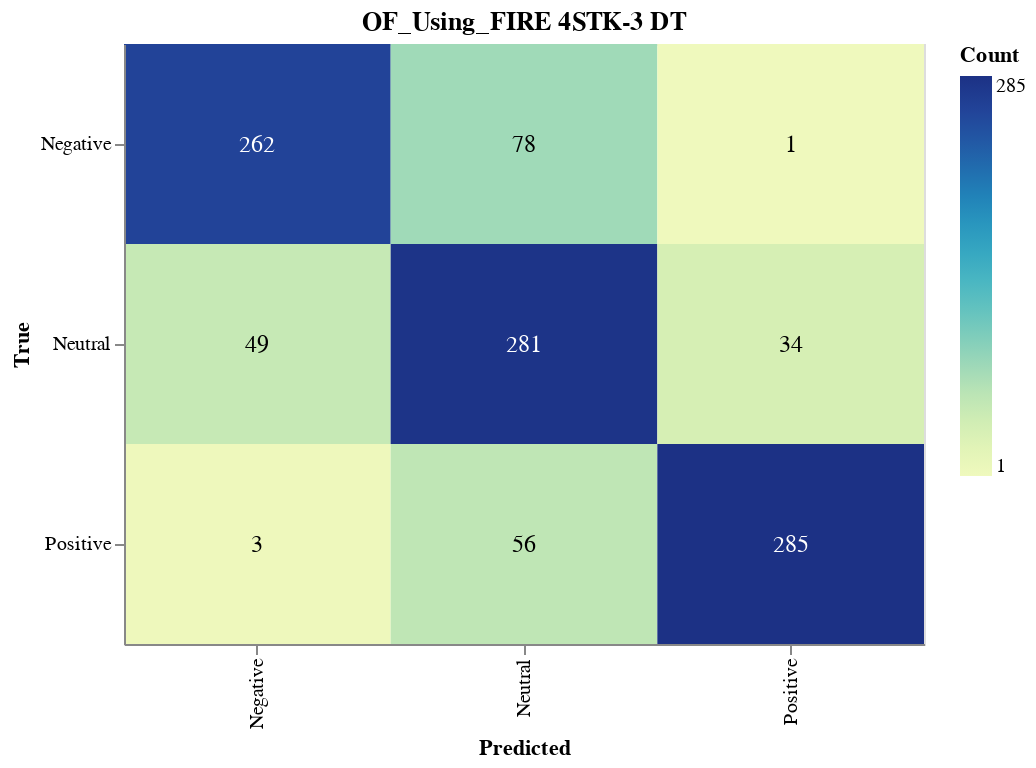

Source (notebook cell):
### Markdown cell above
#### Save CM

### Code cell
import altair as alt
import altair_saver
import pandas as pd
from sklearn.metrics import confusion_matrix

# Calculate the confusion matrix
cm = confusion_matrix(y_val, dt_validation_predictions)

# Define class names
class_names = ['Negative', 'Neutral', 'Positive']

# Convert confusion matrix to DataFrame
cm_df = pd.DataFrame(cm, index=class_names, columns=class_names).reset_index().melt(id_vars='index')
cm_df.columns = ['True', 'Predicted', 'Count']

# Ensure the order of categories
cm_df['True'] = pd.Categorical(cm_df['True'], categories=class_names, ordered=True)
cm_df['Predicted'] = pd.Categorical(cm_df['Predicted'], categories=class_names, ordered=True)

# Create the Altair plot
heatmap = alt.Chart(cm_df).mark_rect().encode(
    x=alt.X('Predicted:O', sort=class_names),
    y=alt.Y('True:O', sort=class_names),
    color='Count:Q',
    tooltip=['True', 'Predicted', 'Count']
).properties(
    width=400,
    height=300,
    title='OF_Using_FIRE 4STK-3 DT'
)

# Add text labels
text = heatmap.mark_text(
    align='center',
    baseline='middle',
    fontSize=12
).encode(
    text='Count:Q',
    color=alt.condition(
        alt.datum.Count > cm.max() / 2,
        alt.value('white'),
        alt.value('black')
    )
)

# Combine heatmap and text
final_chart = heatmap + text

# Display the plot
final_chart.show()

### Figure 1 — Vega-Lite specification as saved in the notebook (floating-point values rounded to 4 significant figures)
{"config": {"view": {"continuousWidth": 300, "continuousHeight": 300}}, "layer": [{"mark": {"type": "rect"}, "encoding": {"color": {"field": "Count", "type": "quantitative"}, "tooltip": [{"field": "True", "type": "ordinal"}, {"field": "Predicted", "type": "ordinal"}, {"field": "Count", "type": "quantitative"}], "x": {"field": "Predicted", "sort": ["Negative", "Neutral", "Positive"], "type": "ordinal"}, "y": {"field": "True", "sort": ["Negative", "Neutral", "Positive"], "type": "ordinal"}}, "title": "OF_Using_FIRE 4STK-3 DT"}, {"mark": {"type": "text", "align": "center", "baseline": "middle", "fontSize": 12}, "encoding": {"color": {"condition": {"test": "(datum.Count > 142.5)", "value": "white"}, "value": "black"}, "text": {"field": "Count", "type": "quantitative"}, "tooltip": [{"field": "True", "type": "ordinal"}, {"field": "Predicted", "type": "ordinal"}, {"field": "Count", "type": "quantitative"}], "x": {"field": "Predicted", "sort": ["Negative", "Neutral", "Positive"], "type": "ordinal"}, "y": {"field": "True", "sort": ["Negative", "Neutral", "Positive"], "type": "ordinal"}}, "title": "OF_Using_FIRE 4STK-3 DT"}], "data": {"name": "data-b8a9974ad71a484b68a23848aede1b2b"}, "height": 300, "width": 400, "$schema": "https://vega.github.io/schema/vega-lite/v5.17.0.json", "datasets": {"data-b8a9974ad71a484b68a23848aede1b2b": [{"True": "Negative", "Predicted": "Negative", "Count": 262}, {"True": "Neutral", "Predicted": "Negative", "Count": 49}, {"True": "Positive", "Predicted": "Negative", "Count": 3}, {"True": "Negative", "Predicted": "Neutral", "Count": 78}, {"True": "Neutral", "Predicted": "Neutral", "Count": 281}, {"True": "Positive", "Predicted": "Neutral", "Count": 56}, {"True": "Negative", "Predicted": "Positive", "Count": 1}, {"True": "Neutral", "Predicted": "Positive", "Count": 34}, {"True": "Positive", "Predicted": "Positive", "Count": 285}]}}
